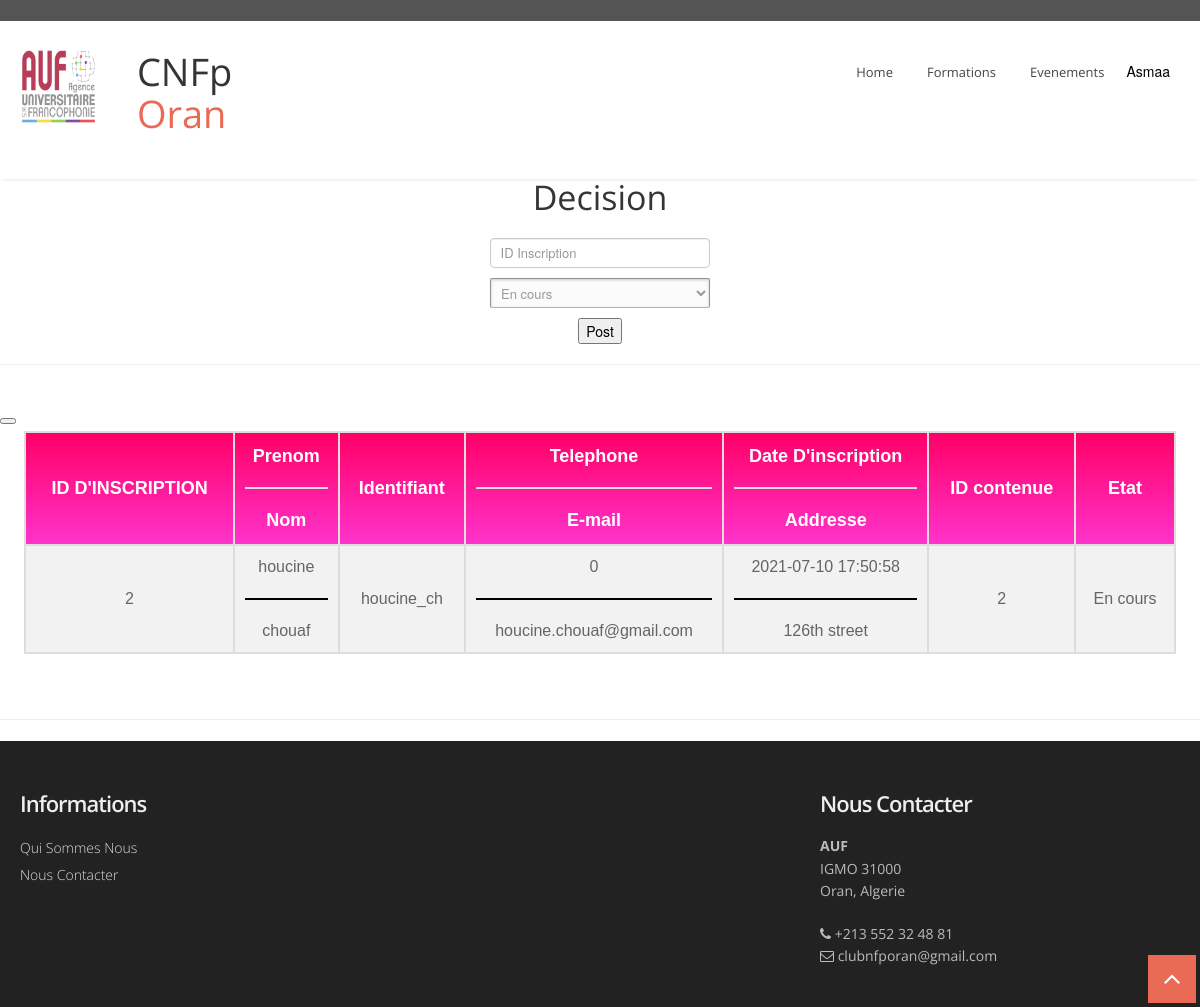
The app's page /AUF/admin_view_client_candidat.php (signed in) with its own data.
### tables this page shows
CREATE TABLE `formateur_signup` (
  `signup_id` int(20) NOT NULL,
  `firstname` varchar(25) NOT NULL,
  `lastname` varchar(25) NOT NULL,
  `username` varchar(25) NOT NULL,
  `phone` varchar(25) NOT NULL,
  `email` varchar(30) NOT NULL,
  `password` varchar(30) NOT NULL,
  `reg_time` datetime NOT NULL DEFAULT current_timestamp(),
  `address` varchar(40) NOT NULL,
  `pass_re_code` varchar(6) DEFAULT NULL,
  `id_content` int(11) NOT NULL,
  `state` varchar(100) NOT NULL
);

CREATE TABLE `client_signup` (
  `signup_id` int(120) NOT NULL,
  `firstname` varchar(120) NOT NULL,
  `lastname` varchar(120) NOT NULL,
  `username` varchar(120) NOT NULL,
  `phone` int(120) NOT NULL,
  `email` varchar(120) NOT NULL,
  `password` varchar(120) NOT NULL,
  `reg_time` datetime NOT NULL DEFAULT current_timestamp(),
  `address` varchar(120) NOT NULL,
  `pass_re_code` varchar(120) DEFAULT NULL,
  `id_content` int(120) NOT NULL,
  `state` varchar(120) NOT NULL
);

### AUF/admin_view_client_candidat.php (the view, shortened to what this page needs)
<!DOCTYPE html>
<html lang="en">
<head>
</head>
<body>
  <?php
   include 'menu.php' ;
  ?>
     <h2 align="center"> Decision</h2>
   <form method="post" action="admin_view_client_candidat.php" align="center">
      <input type="text" name="in_id" placeholder=" ID Inscription" ><br />
        <select name="rep" ><br />
        <option value="En cours" selected>En cours</option>
                <option value="Refus">Refus</option></select>
                <br>
        <button type="submit" id="submit" name="done" class="w3-button w3-theme"><i class="fa fa-pencil"></i> Post</button>
  </form>
      <hr/>
       <br />
      <table id="client_profile">
        <tr>
          <th>ID D'INSCRIPTION</th>
          <th>Prenom <hr style="height:2px;border-width:0;color:black;background-color:#ddd">Nom
          </th>
          <th>Identifiant</th>
          <th>Telephone <hr style="height:2px;border-width:0;color:black;background-color:#ddd">E-mail
          </th>
          <th>Date D'inscription<hr style="height:2px;border-width:0;color:black;background-color:#ddd">Addresse
          </th>
          <th>ID contenue</th>
          <th>Etat</th>
        </tr>
    <?php
      $conn = mysqli_connect("localhost","root","","AUF");
      $sql = "SELECT * FROM client_signup ";
      if ($result = mysqli_query($conn, $sql))
      {
           while ($row = mysqli_fetch_assoc($result))
          {
             if(isset($_SESSION['user_name']))
            {
                echo "
                 <tr>
                  <td>".$row['signup_id']."</td>
                  <td> ".$row['firstname']." <hr style='height:2px;border-width:0;color:black;background-color:black'>
                         ".$row['lastname']."
                  </td>
                  <td>".$row['username']."</td>
                  <td> ".$row['phone']." <hr style='height:2px;border-width:0;color:black;background-color:black'>
                  ".$row['email']."
                  </td>
                  <td> ".$row['reg_time']." <hr style='height:2px;border-width:0;color:black;background-color:black'>
                  ".$row['address']."
                  </td>
                  <td>".$row['id_content']."</td>
                  <td>".$row['state']."</td>
                  <form method='post' action='admin_view_client_candidat.php'>
                  <button type='submit' name='submit' ></button>
                  </form>
                </tr> " ;
        }
      }
    }
        else "ERROR OCCURED" ;
  ?>
    </table>
        <br />
      <br />
    <hr/>
   <?php include 'footer.php'?>
 </body>

### AUF/menu.php (shortened to what this page needs)
 <head>
  <link href="css/bootstrap.css" rel="stylesheet" />
  <link href="css/bootstrap-responsive.css" rel="stylesheet" />
  <link href="css/flexslider.css" rel="stylesheet" />
  <link href="css/prettyPhoto.css" rel="stylesheet" />
  <link href="css/camera.css" rel="stylesheet" />
  <link href="css/jquery.bxslider.css" rel="stylesheet" />
  <link href="css/style.css" rel="stylesheet" />
  <link href="css/menubar.css" rel="stylesheet" />
  <link href="color/default.css" rel="stylesheet" />
</head>
<body>
<div id="wrapper">
  <header>
    <div class="top">
      <div class="container">
        <div class="row">
          <div class="span6">
          </div>
     <div class="span6">
      </div>
        </div>
      </div>
    </div>
    <div class="container">
      <div class="row nomargin">
        <div class="span3">
           <div class="logo-image" id="logo">
              <a href="index.php"><img src="img/logo/logo.png" class="img-fluid" /></a>
            </div>
 <h1 class="animated fadeInDown" size="30px">&nbsp;&nbsp;&nbsp;&nbsp;CNFp<span class="colored"> &nbsp;&nbsp;&nbsp;&nbsp;Oran</span></h1>
        </div>
        <div class="span9">
          <div class="navbar navbar-static-top">
            <div class="navigation">
              <nav>
                <ul class="nav topnav">
                 <li><a class ="btn btn-large btn-primary" href="index.php">Home</a></li>
                 <li><a class ="btn btn-large btn-primary" href="formation.php">Formations</a></li>
                 <li><a class ="btn btn-large btn-primary" href="event.php">Evenements</a></li>
             <?php
                  if(isset($_SESSION['user_name']))
                 {
             ?>
           <div class="dropdown">
             <button class="dropbtn">
    <?php
      $use = $_SESSION['user_name'];
      $conn = mysqli_connect("localhost","root","","AUF");
      $sql_formateur = "SELECT * FROM formateur_signup WHERE username='$use'";
         if($result = mysqli_query($conn,$sql_formateur))
         {
              while ($row = $result->fetch_assoc())
             {
                   $firstname = $row["firstname"];
                   echo '<tr>
                           <td>'.$firstname.'</td>
                         </tr>';
                   echo"
                       </button>
                       <div class='dropdown-content'>
                       <a href='f_profile.php'>My Profile</a>
                       <hr><a href='f_logout.php' class='w3-bar-item w3-button w-3-padding-10px'>Logout</a></hr>
                       </div> " ;
                  }
            }
    ?>
 <?php
 }
?>
                </ul>
              </nav>
            </div>
          </div>
        </div>
      </div>
    </div>
  </header>
</body>

### AUF/css/style.css (style rules this page uses)
body { font-family: 'Open Sans', sans-serif; font-size: 14px; font-weight: 400; line-height: 1.6em; color: #656565; }
a { color: #4b5056; }
.bold { font-weight: 900; }
#logo { font-size: 20px; font-weight: bold; font-family: sans-serif; font-stretch: semi-condensed; text-shadow: 3px darkblue; }
.container { padding: 0 20px 0 20px; position: relative; }
#wrapper { width: 100%; margin: 0; padding: 0; }
.row { margin-bottom: 30px; }
.row.nomargin { margin-bottom: 0; }
header { background: #fff; margin: 0; padding: 0 0 20px; position: relative; z-index: 2000; -webkit-box-shadow: 0 2px 4px -2px #ddd; -moz-box-shadow: 0 2px 4px -2px #ddd; box-shadow: 0 2px 4px -2px #ddd; }
header .top { padding: 10px 0 10px; margin: 0 0 30px; background: #545454; }
header .top .row { margin-bottom: 0; }
header .navigation { float: right; }
header ul.nav li { border: none; margin: 0; }
header ul.nav li a { border: none; font-weight: 400; }
.navbar .nav>li>a { font-size: 13px; color: #444; text-shadow: none; }

### AUF/color/default.css (style rules this page uses)
h1 span.colored, h2 span.colored,h3 span.colored,h4 span.colored,h5 span.colored,h6 span.colored { color:#e96b56; }

### AUF/css/overwrite.css (style rules this page uses)
h1, h2, h3, h4, h5, h6 { font-family:'Open Sans', sans-serif; color:#353535; font-weight:400; line-height:1.1em; margin-top:0; }
h1 { font-size:38px; margin-bottom:24px; }
h2 { font-size:34px; margin-bottom:22px; }
select { font-size: 13px; line-height: 20px; background:#fbfbfb; border-color: #919191 #919191 #b3b3b3; color: #999999; -webkit-box-shadow: inset 0 1px 3px #cacaca; -moz-box-shadow: inset 0 1px 3px #cacaca; box-shadow: inset 0 1px 3px #cacaca; -webkit-border-radius: 2px; -moz-border-radius: 2px; border-radius: 2px; }
select, textarea, input[type="text"], input[type="password"], input[type="datetime"], input[type="datetime-local"], input[type="date"], input[type="month"], input[type="time"], input[type="week"], input[type="number"], input[type="email"], input[type="url"], input[type="search"], input[type="tel"], input[type="color"], .uneditable-input { font-size: 13px; }
ul, ol { padding: 0; margin: 0 0 10px 25px; }
li { line-height: 1.6em; }
.btn { font-size: 14px; font-weight:600; text-shadow: none; background-image:none; border-color: none; border-bottom-color: none; -webkit-box-shadow: none; -moz-box-shadow: none; box-shadow: none; }
.btn { outline:0; -webkit-border-radius: 2px; -moz-border-radius: 2px; border-radius: 2px; }
a.btn,.btn:focus { outline:0; }
.btn-large { font-size: 22px; padding: 18px 30px; font-weight:700; -webkit-border-radius: 6px; -moz-border-radius: 6px; border-radius: 6px; }
.btn-primary { outline:0; background: #36739D; border-color:#36739D; }
.navbar .nav { border-right:none; border-left:none; }
.navbar .nav > li > a { float: none; font-size:13px; margin-left:10px; margin-right:0; text-decoration: none; text-shadow: none; border-right:none; border-left:none; color: #fff; border:2px solid transparent; padding:4px 10px 4px 10px; background-image: none; background: none; }

### AUF/admin_view_client_candidat.php (style rules this page uses)
#client_profile { font-family: "Trebuchet MS", Arial, Helvetica, sans-serif ; border-collapse: collapse ; width: 96%; margin-left:auto ; margin-right:auto; }
#client_profile td, #client_profile th { border: 2px solid #ddd ; padding: 10px; font-size : 16px; text-align: center; }
#client_profile tr:nth-child(even) { background-color: #f2f2f2; }
#client_profile th { padding-top: 12px; padding-bottom: 12px; text-align: center; font-size : 18px; background: linear-gradient(to bottom, #ff0066 0%, #ff33cc 100%); color: white; }

### AUF/menu.php (style rules this page uses)
.logo-image { width: 110px; height: 110px; overflow: hidden; margin-top: -4px; opacity: 0.8; }
.span3 { display: flex; align-items: center; }
.dropbtn { background-color: white; color: black; padding: 10px; font-size: 14px; border: none; }
.dropdown { position: relative; display: inline-block; }

### records on screen
formateur_signup: firstname "Asmaa"
client_signup: signup_id "2", firstname "houcine", lastname "chouaf", username "houcine_ch", phone "0", email "houcine.chouaf@gmail.com", reg_time "2021-07-10 17:50:58", address "126th street", id_content "2", state "En cours"
